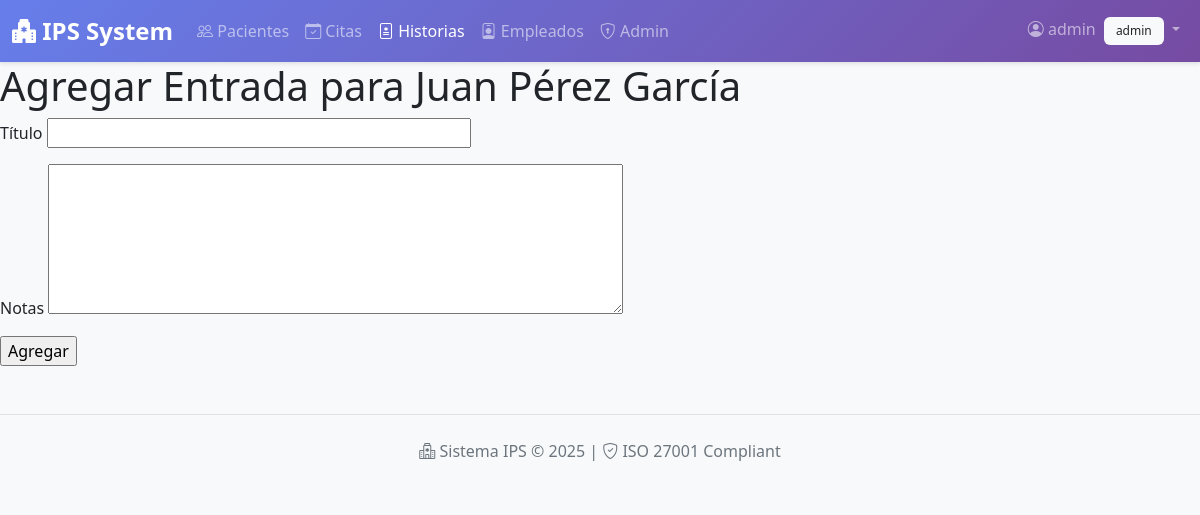
Page /records/1/add (signed in) on the committed database.
### app/models.py (models this page shows, shortened)
class User(UserMixin, db.Model):
    id = db.Column(db.Integer, primary_key=True)
    username = db.Column(db.String(100), unique=True, nullable=False)
    password_hash = db.Column(db.String(128))
    email = db.Column(db.String(120), nullable=True)
    role = db.Column(db.String(50), default='recepcionista', nullable=False)  # admin, medico, recepcionista, enfermero
    failed_login_attempts = db.Column(db.Integer, default=0)
    locked_until = db.Column(db.DateTime, nullable=True)
    def has_role(self, role: str) -> bool:
        return self.role == role
    def has_any_role(self, *roles) -> bool:
        return self.role in roles

class Patient(db.Model):
    __tablename__ = 'patients'
    id = db.Column(db.Integer, primary_key=True)
    first_name = db.Column(db.String(100), nullable=False)
    last_name = db.Column(db.String(100), nullable=False)
    document = db.Column(db.String(20), unique=True, nullable=False)
    birth_date = db.Column(db.Date, nullable=True)
    phone = db.Column(db.String(20), nullable=True)
    email = db.Column(db.String(120), nullable=True)
    address = db.Column(db.String(255), nullable=True)
    created_at = db.Column(db.DateTime, default=datetime.utcnow, nullable=False)
    appointments = db.relationship('Appointment', backref='patient', lazy=True, cascade="all, delete-orphan")
    records = db.relationship('MedicalRecord', backref='patient', lazy=True, cascade="all, delete-orphan")
    def full_name(self) -> str:
        return f"{self.first_name} {self.last_name}".strip()

### app/records/routes.py (the view)
@records_bp.route('/<int:patient_id>/add', methods=['GET', 'POST'])
@login_required
@require_any_role('admin', 'medico')
@rate_limit
def add(patient_id: int):
    patient = patient_repo.get(patient_id)
    if not patient:
        flash('Paciente no encontrado')
        return redirect(url_for('patients.index'))
    form = MedicalRecordForm()
    if form.validate_on_submit():
        ok, msg, record = service.add_entry(patient_id, form.title.data, form.notes.data)
        flash(msg)
        audit.log_action('record_add', {'patient_id': patient_id, 'success': ok})
        return redirect(url_for('records.list_by_patient', patient_id=patient_id))
    return render_template('records/form.html', form=form, patient=patient, title='Agregar Entrada')

### app/forms.py
class MedicalRecordForm(FlaskForm):
    title = StringField('Título', validators=[DataRequired(message='El título es requerido')])
    notes = TextAreaField('Notas', validators=[Optional()])
    submit = SubmitField('Agregar')

### app/adapters/sql_patient_repository.py (called while the page is built)
    def get(self, patient_id: int) -> Patient | None:
        return Patient.query.get(patient_id)

### app/auth/__init__.py (called while the page is built)
@auth_bp.before_app_request
def before_request():
    pass

### app/infrastructure/security/access_control.py (called while the page is built)
def require_any_role(*roles):
    def decorator(f):
        @wraps(f)
        def decorated_function(*args, **kwargs):
            if not current_user.is_authenticated:
                flash('Por favor inicia sesión para acceder.')
                return redirect(url_for('auth.login'))
            if not current_user.has_any_role(*roles):
                flash(f'Acceso denegado. Se requiere uno de los roles: {", ".join(roles)}')
                abort(403)
            return f(*args, **kwargs)
        return decorated_function
    return decorator

### app/infrastructure/security/rate_limiter.py (called while the page is built)
def rate_limit(f):
    @wraps(f)
    def decorated_function(*args, **kwargs):
        limiter = RateLimiter()
        ip_addr = request.remote_addr
        if current_user.is_authenticated:
            rate_key = f"{ip_addr}:{current_user.username}"
        else:
            rate_key = ip_addr
        if limiter.is_rate_limited(rate_key):
            abort(429, description="Demasiadas solicitudes. Intente más tarde.")
        return f(*args, **kwargs)
    return decorated_function

    def is_rate_limited(self, key: str) -> bool:
        now = datetime.now()
        window_start = now - timedelta(seconds=self.window_seconds)
        with self.lock:
            self.requests[key] = [req_time for req_time in self.requests[key]
                                if req_time > window_start]
            if len(self.requests[key]) >= self.max_requests:
                return True
            self.requests[key].append(now)
            return False

### app/templates/records/form.html (shortened to what this page needs)
{% extends 'base.html' %}
{% block content %}
<h1>{{ title }} para {{ patient.full_name() }}</h1>
<form method="post">
  <p>{{ form.title.label }} {{ form.title(size=40) }}</p>
  <p>{{ form.notes.label }} {{ form.notes(rows=6, cols=60) }}</p>
  <p>{{ form.submit() }}</p>
</form>
{% endblock %}

### app/templates/base.html (shortened to what this page needs)
<!DOCTYPE html>
<html lang="es">
<head>
    <link href="https://cdn.jsdelivr.net/npm/bootstrap@5.1.3/dist/css/bootstrap.min.css" rel="stylesheet">
    <link rel="stylesheet" href="https://cdn.jsdelivr.net/npm/bootstrap-icons@1.8.0/font/bootstrap-icons.css">
    <link rel="stylesheet" href="{{ url_for('static', filename='css/custom.css') }}">
</head>
<body>
    <nav class="navbar navbar-expand-lg navbar-dark" style="background: linear-gradient(135deg, #667eea 0%, #764ba2 100%);">
        <div class="container-fluid">
            <a class="navbar-brand" href="{{ url_for('main.index') }}">
                <i class="bi bi-hospital-fill"></i> IPS System
            </a>
            <div class="collapse navbar-collapse" id="navbarNav">
                <ul class="navbar-nav me-auto">
                    {% if current_user.is_authenticated %}
                        <li class="nav-item">
                            <a class="nav-link {% if request.endpoint == 'patients.index' %}active{% endif %}" href="{{ url_for('patients.index') }}">
                                <i class="bi bi-people"></i> Pacientes
                            </a>
                        </li>
                        {% if has_endpoint('appointments.index') %}
                        <li class="nav-item">
                            <a class="nav-link {% if request.endpoint and 'appointments' in request.endpoint %}active{% endif %}" href="{{ url_for('appointments.index') }}">
                                <i class="bi bi-calendar-check"></i> Citas
                            </a>
                        </li>
                        {% endif %}
                        {% if has_endpoint('records.list_records') %}
                        <li class="nav-item">
                            <a class="nav-link {% if request.endpoint and 'records' in request.endpoint %}active{% endif %}" href="{{ url_for('records.list_records') }}">
                                <i class="bi bi-file-medical"></i> Historias
                            </a>
                        </li>
                        {% endif %}
                        {% if has_endpoint('employees.index') %}
                        <li class="nav-item">
                            <a class="nav-link {% if request.endpoint and 'employees' in request.endpoint %}active{% endif %}" href="{{ url_for('employees.index') }}">
                                <i class="bi bi-person-badge"></i> Empleados
                            </a>
                        </li>
                        {% endif %}
                        {% if current_user.has_role('admin') and has_endpoint('admin.list_users') %}
                        <li class="nav-item">
                            <a class="nav-link {% if request.endpoint and 'admin' in request.endpoint %}active{% endif %}" href="{{ url_for('admin.list_users') }}">
                                <i class="bi bi-shield-lock"></i> Admin
                            </a>
                        </li>
                        {% endif %}
                    {% endif %}
                </ul>
                <ul class="navbar-nav">
                    {% if current_user.is_authenticated %}
                        <li class="nav-item dropdown">
                            <a class="nav-link dropdown-toggle" href="#" id="userDropdown" role="button" data-bs-toggle="dropdown">
                                <i class="bi bi-person-circle"></i> {{ current_user.username }}
                                <span class="badge bg-light text-dark ms-1">{{ current_user.role }}</span>
                            </a>
                        </li>
                    {% endif %}
                </ul>
            </div>
        </div>
    </nav>
    <main class="fade-in">
        {% block content %}{% endblock %}
    </main>
    <footer class="mt-5 py-4 bg-light border-top">
        <div class="container text-center text-muted">
            <p class="mb-0">
                <i class="bi bi-hospital"></i> Sistema IPS &copy; 2025 |
                <i class="bi bi-shield-check"></i> ISO 27001 Compliant
            </p>
        </div>
    </footer>
</body>
</html>

### app/static/css/custom.css (style rules this page uses)
:root { --primary-gradient: linear-gradient(135deg, #667eea 0%, #764ba2 100%); --success-gradient: linear-gradient(135deg, #11998e 0%, #38ef7d 100%); --info-gradient: linear-gradient(135deg, #3a7bd5 0%, #00d2ff 100%); --warning-gradient: linear-gradient(135deg, #f093fb 0%, #f5576c 100%); }
body { font-family: 'Segoe UI', Tahoma, Geneva, Verdana, sans-serif; background-color: #f8f9fa; }
.navbar { box-shadow: 0 2px 4px rgba(0,0,0,0.1); }
.navbar-brand { font-weight: bold; font-size: 1.5rem; }
.badge { padding: 0.5rem 0.75rem; border-radius: 6px; font-weight: 500; }
.fade-in { animation: fadeIn 0.5s ease-in; }

### rows in the picture
User: username "admin", role "admin"
Patient: full_name "Juan Pérez García"

### other values in the picture
{{ title }} "Agregar Entrada"
